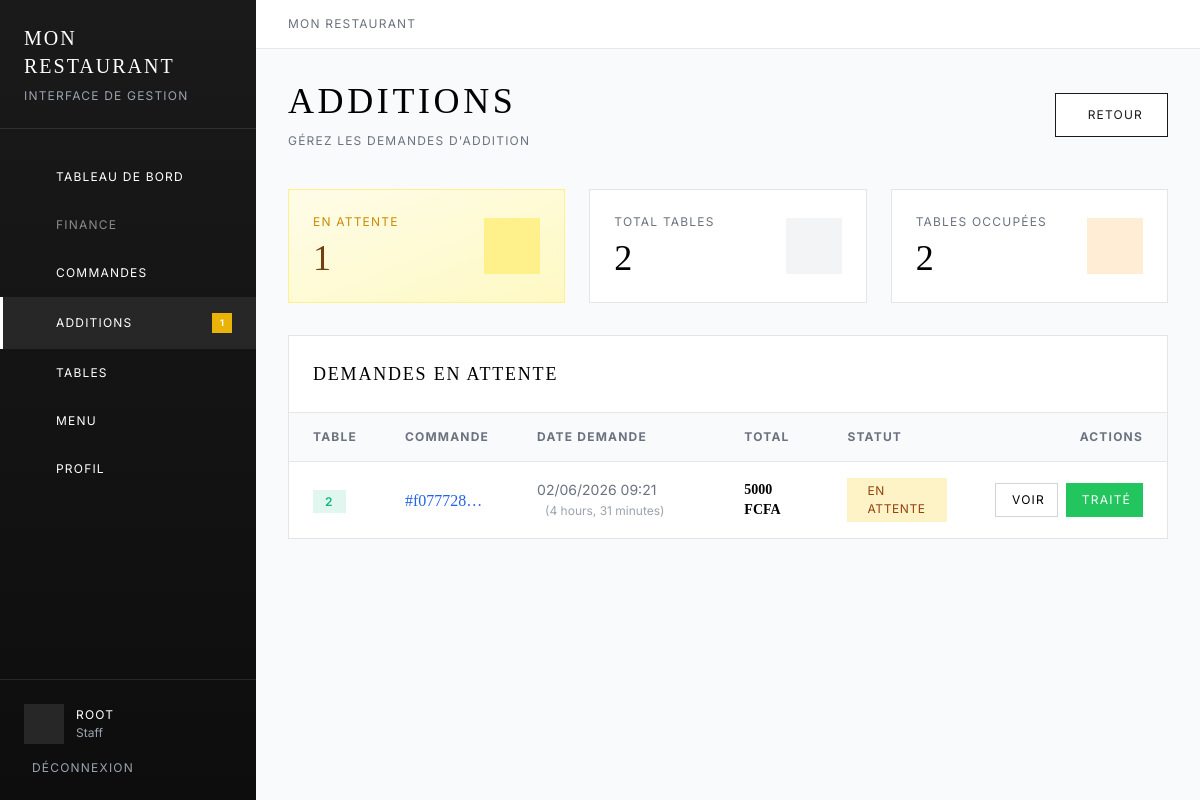
The page /staff/bills/ (signed in) on the database its author committed.
### menu/models.py (models this page shows, shortened)
class Restaurant(models.Model):
    name = models.CharField(max_length=200, verbose_name="Nom du restaurant")
    slug = models.SlugField(unique=True, verbose_name="Identifiant URL")
    description = models.TextField(blank=True, verbose_name="Description")
    email = models.EmailField(blank=True, verbose_name="Email")
    phone = models.CharField(max_length=20, blank=True, verbose_name="Téléphone")
    website = models.URLField(blank=True, verbose_name="Site web")
    address = models.CharField(max_length=255, blank=True, verbose_name="Adresse")
    city = models.CharField(max_length=100, blank=True, verbose_name="Ville")
    postal_code = models.CharField(max_length=10, blank=True, verbose_name="Code postal")
    country = models.CharField(max_length=100, default="France", verbose_name="Pays")
    logo = models.ImageField(upload_to='restaurants/', blank=True, null=True, verbose_name="Logo")
    banner = models.ImageField(upload_to='restaurants/', blank=True, null=True, verbose_name="Bannière")
    primary_color = models.CharField(
        max_length=7,
        default="#3B82F6",
        verbose_name="Couleur principale",
        help_text="Couleur par défaut pour les tables"
    )
    CURRENCY_CHOICES = [
        ('XAF', 'FCFA - Franc CFA'),
        ('EUR', '€ - Euro'),
        ('USD', '$ - Dollar US'),
        ('XOF', 'CFA - Franc Ouest Africain'),
        ('GBP', '£ - Livre Sterling'),
        ('CHF', 'CHF - Franc Suisse'),
        ('CAD', 'C$ - Dollar Canadien'),
    ]
    currency = models.CharField(
        max_length=3,
        choices=CURRENCY_CHOICES,
        default='XAF',  # XAF par défaut
        verbose_name="Devise par défaut"
    )
    custom_exchange_rate = models.DecimalField(
        max_digits=10,
        decimal_places=4,
        default=1.0,
        verbose_name="Taux de conversion personnalisé",
        help_text="Taux par rapport à l'EUR (1 EUR = X devise)"
    )
    vat_enabled = models.BooleanField(
        default=True,
        verbose_name="Afficher la TVA"
    )
    vat_rate = models.DecimalField(
        max_digits=5,
        decimal_places=2,
        default=10.0,
        verbose_name="Taux de TVA (%)",
        help_text="Taux de TVA en pourcentage"
    )
    mompay_merchant_code = models.CharField(
        max_length=50,
        blank=True,
        verbose_name="Code marchand MomPay",
        help_text="Code marchand pour le paiement MomPay (laisser vide pour désactiver)"
    )
    mompay_enabled = models.BooleanField(
        default=False,
        verbose_name="Activer MomPay"
    )
    bill_notification_repeats = models.PositiveSmallIntegerField(
        default=1,
        verbose_name="Répétitions notification vocale",
        help_text="Nombre de fois que la notification vocale est répétée (1-5)"
    )
    voice_notifications_enabled = models.BooleanField(
        default=True,
        verbose_name="Activer notifications vocales"
    )
    is_active = models.BooleanField(default=True, verbose_name="Actif")
    created_at = models.DateTimeField(auto_now_add=True)
    updated_at = models.DateTimeField(auto_now=True)
    class Meta:
        verbose_name = "Restaurant"
        verbose_name_plural = "Restaurants"
        ordering = ['name']

class Order(models.Model):
    STATUS_CHOICES = [
        ('pending', 'En attente'),
        ('confirmed', 'Confirmée'),
        ('preparing', 'En préparation'),
        ('ready', 'Prête'),
        ('served', 'Servie'),
        ('cancelled', 'Annulée'),
    ]
    uuid = models.UUIDField(unique=True, default=uuid.uuid4, editable=False)
    table = models.ForeignKey(
        Table,
        related_name='orders',
        on_delete=models.CASCADE,
        verbose_name="Table"
    )
    status = models.CharField(
        max_length=20,
        choices=STATUS_CHOICES,
        default='pending',
        verbose_name="Statut"
    )
    total_price = models.DecimalField(
        max_digits=10,
        decimal_places=2,
        default=0,
        verbose_name="Prix total (€)"
    )
    notes = models.TextField(
        blank=True,
        verbose_name="Notes"
    )
    created_at = models.DateTimeField(auto_now_add=True)
    updated_at = models.DateTimeField(auto_now=True)
    served_at = models.DateTimeField(
        null=True,
        blank=True,
        verbose_name="Date de service"
    )
    bill_requested = models.BooleanField(
        default=False,
        verbose_name="Addition demandée"
    )
    bill_requested_at = models.DateTimeField(
        null=True,
        blank=True,
        verbose_name="Date demande addition"
    )
    class Meta:
        verbose_name = "Commande"
        verbose_name_plural = "Commandes"
        ordering = ['-created_at']

class Table(models.Model):
    restaurant = models.ForeignKey(
        Restaurant,
        related_name='tables',
        on_delete=models.CASCADE,
        verbose_name="Restaurant",
        null=True,
        blank=True
    )
    uuid = models.UUIDField(unique=True, default=uuid.uuid4, editable=False)
    name = models.CharField(max_length=50, verbose_name="Nom de la table")
    color = models.CharField(
        max_length=7,
        default="#3B82F6",
        verbose_name="Couleur",
        help_text="Couleur de la table (format hexadécimal, ex: #FF5733)"
    )
    capacity = models.PositiveSmallIntegerField(
        default=4,
        verbose_name="Capacité",
        help_text="Nombre de places"
    )
    is_active = models.BooleanField(default=True, verbose_name="Active")
    is_occupied = models.BooleanField(default=False, verbose_name="Occupée")
    created_at = models.DateTimeField(auto_now_add=True)
    updated_at = models.DateTimeField(auto_now=True)
    class Meta:
        verbose_name = "Table"
        verbose_name_plural = "Tables"
        ordering = ['name']
        indexes = [models.Index(fields=['restaurant', 'is_active'])]

### menu/views_staff.py (the view)
@login_required
def bills_list(request):
    restaurant = get_restaurant_for_user(request.user)
    if not restaurant:
        messages.error(request, "Aucun restaurant associé à votre compte.")
        return redirect('staff:login')
    bill_requests = Order.objects.filter(
        table__restaurant=restaurant,
        bill_requested=True
    ).select_related('table').order_by('-bill_requested_at')
    pending_bills = bill_requests.count()
    occupied_tables = restaurant.tables.filter(is_occupied=True).count()
    context = {
        'restaurant': restaurant,
        'bill_requests': bill_requests,
        'pending_bills': pending_bills,
        'occupied_tables': occupied_tables,
    }
    return render(request, 'staff/bills_list.html', context)

### menu/templates/staff/bills_list.html (shortened to what this page needs)
{% extends 'staff/base.html' %}
{% block content %}
<div class="mb-10">
    <div class="flex items-center justify-between">
        <div>
            <h1 class="text-4xl font-serif uppercase tracking-widest">Additions</h1>
            <p class="text-xs uppercase tracking-widest text-gray-500 mt-3">Gérez les demandes d'addition</p>
        </div>
        <div class="flex gap-3">
            <a href="{% url 'staff:dashboard' %}" class="btn-secondary">
                Retour
            </a>
        </div>
    </div>
</div>
<div class="grid grid-cols-1 md:grid-cols-3 gap-6 mb-8">
    <div class="card p-6 bg-gradient-to-br from-yellow-50 to-yellow-100 border-yellow-200">
        <div class="flex items-center justify-between">
            <div>
                <p class="text-xs uppercase tracking-widest text-yellow-600">En attente</p>
                <p class="text-4xl font-serif mt-2 text-yellow-900">{{ bill_requests.count }}</p>
            </div>
            <div class="w-14 h-14 flex items-center justify-center bg-yellow-200">
            </div>
        </div>
    </div>
    <div class="card p-6">
        <div class="flex items-center justify-between">
            <div>
                <p class="text-xs uppercase tracking-widest text-gray-500">Total tables</p>
                <p class="text-4xl font-serif mt-2">{{ restaurant.tables.count }}</p>
            </div>
            <div class="w-14 h-14 flex items-center justify-center bg-gray-100">
            </div>
        </div>
    </div>
    <div class="card p-6">
        <div class="flex items-center justify-between">
            <div>
                <p class="text-xs uppercase tracking-widest text-gray-500">Tables occupées</p>
                <p class="text-4xl font-serif mt-2">{{ occupied_tables }}</p>
            </div>
            <div class="w-14 h-14 flex items-center justify-center bg-orange-100">
            </div>
        </div>
    </div>
</div>
<div class="card overflow-hidden">
    <div class="p-6 border-b border-gray-200">
        <h2 class="text-lg font-serif uppercase tracking-widest">Demandes en attente</h2>
    </div>
    {% if bill_requests %}
    <table class="w-full">
        <thead class="bg-gray-50 border-b border-gray-200">
            <tr>
                <th class="px-6 py-4 text-left text-xs uppercase tracking-widest text-gray-500">Table</th>
                <th class="px-6 py-4 text-left text-xs uppercase tracking-widest text-gray-500">Commande</th>
                <th class="px-6 py-4 text-left text-xs uppercase tracking-widest text-gray-500">Date demande</th>
                <th class="px-6 py-4 text-left text-xs uppercase tracking-widest text-gray-500">Total</th>
                <th class="px-6 py-4 text-left text-xs uppercase tracking-widest text-gray-500">Statut</th>
                <th class="px-6 py-4 text-right text-xs uppercase tracking-widest text-gray-500">Actions</th>
            </tr>
        </thead>
        <tbody class="divide-y divide-gray-100">
            {% for bill in bill_requests %}
            <tr class="hover:bg-gray-50 transition-colors">
                <td class="px-6 py-4">
                    <span class="px-3 py-1 text-xs uppercase tracking-widest font-semibold"
                          style="background-color: {{ bill.table.color }}20; color: {{ bill.table.color }};">
                        {{ bill.table.name }}
                    </span>
                </td>
                <td class="px-6 py-4">
                    <a href="{% url 'staff:order_detail' bill.uuid %}" class="font-serif text-blue-600 hover:underline">
                        #{{ bill.uuid|truncatechars:8 }}
                    </a>
                </td>
                <td class="px-6 py-4 text-sm text-gray-500">
                    {{ bill.bill_requested_at|date:"d/m/Y H:i" }}
                    <span class="text-xs text-gray-400 ml-2">
                        ({{ bill.bill_requested_at|timesince }})
                    </span>
                </td>
                <td class="px-6 py-4 text-sm font-serif font-semibold">
                    {{ bill.total_price|floatformat:0 }} FCFA
                </td>
                <td class="px-6 py-4">
                    <span class="status-badge status-pending">
                        En attente
                    </span>
                </td>
                <td class="px-6 py-4 text-right">
                    <div class="flex gap-2 justify-end">
                        <a href="{% url 'staff:order_detail' bill.uuid %}"
                           class="px-3 py-2 border border-gray-300 text-xs uppercase tracking-widest hover:bg-gray-50 transition-colors">
                            Voir
                        </a>
                        <button type="button" onclick="markAsHandled('{{ bill.uuid }}')"
                                class="px-3 py-2 bg-green-500 hover:bg-green-600 text-white text-xs uppercase tracking-widest transition-colors">
                            Traité
                        </button>
                    </div>
                </td>
            </tr>
            {% endfor %}
        </tbody>
    </table>
    {% endif %}
</div>
{% endblock %}

### menu/templates/staff/base.html (shortened to what this page needs)
<!DOCTYPE html>
<html lang="fr">
<head>
    <script src="https://cdn.tailwindcss.com"></script>
    <link href="https://cdn.jsdelivr.net/npm/remixicon@3.5.0/fonts/remixicon.css" rel="stylesheet">
</head>
<body class="bg-gray-50">
    {% if user.is_authenticated %}
    <aside class="sidebar fixed inset-y-0 left-0 w-64 text-white z-50">
        <div class="p-6 border-b border-white/10">
            <h1 class="text-xl font-serif tracking-widest uppercase">{{ restaurant.name|default:"Restaurant" }}</h1>
            <p class="text-xs uppercase tracking-widest text-gray-400 mt-2">Interface de gestion</p>
        </div>
        <nav class="mt-6">
            <a href="{% url 'staff:dashboard' %}"
               class="sidebar-link flex items-center gap-3 px-6 py-4 {% if request.resolver_match.url_name == 'dashboard' %}active{% endif %}">
                <span class="text-xs uppercase tracking-widest">Tableau de bord</span>
            </a>
            <a href="{% url 'staff:finance' %}"
               class="sidebar-link flex items-center gap-3 px-6 py-4 {% if 'finance' in request.resolver_match.url_name %}active{% endif %} opacity-50 cursor-not-allowed"
               onclick="event.preventDefault(); showComingSoon();">
                <span class="text-xs uppercase tracking-widest">Finance</span>
            </a>
            <a href="{% url 'staff:orders_list' %}"
               class="sidebar-link flex items-center gap-3 px-6 py-4 {% if 'order' in request.resolver_match.url_name %}active{% endif %}">
                <span class="text-xs uppercase tracking-widest">Commandes</span>
            </a>
            <a href="{% url 'staff:bills_list' %}"
               class="sidebar-link flex items-center gap-3 px-6 py-4 {% if request.resolver_match.url_name == 'bills_list' %}active{% endif %}">
                <span class="text-xs uppercase tracking-widest">Additions</span>
                {% if pending_bills > 0 %}
                <span class="ml-auto w-5 h-5 flex items-center justify-center bg-yellow-500 text-white text-[9px] font-bold rounded-full">{{ pending_bills }}</span>
                {% endif %}
            </a>
            <a href="{% url 'staff:tables_list' %}"
               class="sidebar-link flex items-center gap-3 px-6 py-4 {% if 'table' in request.resolver_match.url_name %}active{% endif %}">
                <span class="text-xs uppercase tracking-widest">Tables</span>
            </a>
            <a href="{% url 'staff:menu_items' %}"
               class="sidebar-link flex items-center gap-3 px-6 py-4 {% if 'menu' in request.resolver_match.url_name %}active{% endif %}">
                <span class="text-xs uppercase tracking-widest">Menu</span>
            </a>
            <a href="{% url 'staff:profile' %}"
               class="sidebar-link flex items-center gap-3 px-6 py-4 {% if request.resolver_match.url_name == 'profile' %}active{% endif %}">
                <span class="text-xs uppercase tracking-widest">Profil</span>
            </a>
        </nav>
        <div class="absolute bottom-0 left-0 right-0 p-6 border-t border-white/10">
            <div class="flex items-center gap-3 mb-4">
                <div class="w-10 h-10 flex items-center justify-center bg-white/10">
                </div>
                <div>
                    <p class="text-xs uppercase tracking-widest">{{ user.first_name|default:user.username }}</p>
                    <p class="text-xs text-gray-400 mt-0.5">Staff</p>
                </div>
            </div>
            <a href="{% url 'staff:logout' %}"
               class="flex items-center gap-2 text-gray-400 hover:text-white transition-colors text-xs uppercase tracking-widest">
                Déconnexion
            </a>
        </div>
    </aside>
    <main class="ml-64 min-h-screen">
        <div class="bg-white border-b border-gray-200 px-8 py-4">
            <div class="flex items-center justify-between">
                <div>
                    <p class="text-xs uppercase tracking-widest text-gray-500">{{ restaurant.name|default:"Restaurant" }}</p>
                </div>
            </div>
        </div>
        <div class="p-8">
            {% block content %}{% endblock %}
        </div>
    </main>
    {% else %}
    <main class="min-h-screen flex items-center justify-center p-4 bg-gradient-to-br from-gray-900 to-gray-800">
        {% block login_content %}{% endblock %}
    </main>
    {% endif %}
</body>
</html>

### rows shown on the page
Restaurant: name "MON RESTAURANT", tables.count "2"
Order: table.name "2", uuid "f077728…", bill_requested_at "02/06/2026 09:21", bill_requested_at "4 hours, 31 minutes", total_price "5000"

### other values the page prints
{{ pending_bills }} "1"
{{ user.first_name|default:user.username }} "ROOT"
{{ bill_requests.count }} "1"
{{ occupied_tables }} "2"
